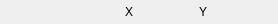
          <widget class="QWidget" name="widget_xy_header" native="true">
           <property name="minimumSize">
            <size>
             <width>0</width>
             <height>24</height>
            </size>
           </property>
           <property name="maximumSize">
            <size>
             <width>16777215</width>
             <height>24</height>
            </size>
           </property>
           <layout class="QHBoxLayout" name="horizontalLayout_10">
            <property name="spacing">
             <number>4</number>
            </property>
            <property name="leftMargin">
             <number>0</number>
            </property>
            <property name="topMargin">
             <number>0</number>
            </property>
            <property name="rightMargin">
             <number>0</number>
            </property>
            <property name="bottomMargin">
             <number>0</number>
            </property>
            <item>
             <widget class="QLabel" name="lbl_blank">
              <property name="minimumSize">
               <size>
                <width>90</width>
                <height>0</height>
               </size>
              </property>
              <property name="maximumSize">
               <size>
                <width>90</width>
                <height>16777215</height>
               </size>
              </property>
              <property name="text">
               <string/>
              </property>
             </widget>
            </item>
            <item>
             <widget class="QLabel" name="lbl_x">
              <property name="minimumSize">
               <size>
                <width>70</width>
                <height>24</height>
               </size>
              </property>
              <property name="maximumSize">
               <size>
                <width>70</width>
                <height>24</height>
               </size>
              </property>
              <property name="text">
               <string>X</string>
              </property>
              <property name="alignment">
               <set>Qt::AlignCenter</set>
              </property>
             </widget>
            </item>
            <item>
             <widget class="QLabel" name="lbl_y">
              <property name="minimumSize">
               <size>
                <width>70</width>
                <height>24</height>
               </size>
              </property>
              <property name="maximumSize">
               <size>
                <width>70</width>
                <height>24</height>
               </size>
              </property>
              <property name="text">
               <string>Y</string>
              </property>
              <property name="alignment">
               <set>Qt::AlignCenter</set>
              </property>
             </widget>
            </item>
            <item>
             <spacer name="horizontalSpacer_2">
              <property name="orientation">
               <enum>Qt::Horizontal</enum>
              </property>
              <property name="sizeHint" stdset="0">
               <size>
                <width>40</width>
                <height>20</height>
               </size>
              </property>
             </spacer>
            </item>
           </layout>
          </widget>
